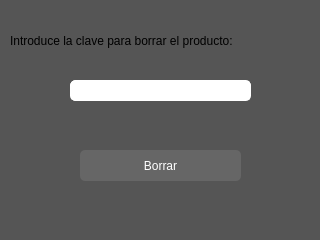
<?xml version="1.0" encoding="UTF-8"?>
<ui version="4.0">
 <class>form_eliminar_producto</class>
 <widget class="QWidget" name="form_eliminar_producto">
  <property name="geometry">
   <rect>
    <x>0</x>
    <y>0</y>
    <width>320</width>
    <height>240</height>
   </rect>
  </property>
  <property name="maximumSize">
   <size>
    <width>320</width>
    <height>240</height>
   </size>
  </property>
  <property name="windowTitle">
   <string>Eliminar Producto</string>
  </property>
  <property name="styleSheet">
   <string notr="true">background-color: #555;</string>
  </property>
  <widget class="QLabel" name="label_manejo_error">
   <property name="geometry">
    <rect>
     <x>20</x>
     <y>120</y>
     <width>281</width>
     <height>21</height>
    </rect>
   </property>
   <property name="styleSheet">
    <string notr="true">font: 75 italic 10pt &quot;Arial&quot;;</string>
   </property>
   <property name="text">
    <string/>
   </property>
  </widget>
  <widget class="QPushButton" name="btn_borrar_producto">
   <property name="geometry">
    <rect>
     <x>80</x>
     <y>150</y>
     <width>161</width>
     <height>31</height>
    </rect>
   </property>
   <property name="cursor">
    <cursorShape>PointingHandCursor</cursorShape>
   </property>
   <property name="styleSheet">
    <string notr="true">QObject{
	color:White;
	background-color: #666;
	border-radius: 5px;
}
QObject:hover{
	background-color: #222;
}</string>
   </property>
   <property name="text">
    <string>Borrar</string>
   </property>
  </widget>
  <widget class="QLineEdit" name="txt_borrar_producto">
   <property name="geometry">
    <rect>
     <x>70</x>
     <y>80</y>
     <width>181</width>
     <height>21</height>
    </rect>
   </property>
   <property name="styleSheet">
    <string notr="true">color: black;
font: 75 10pt &quot;Arial&quot;;
border: 1px solid white;
border-radius: 5px;
background-color: white;</string>
   </property>
  </widget>
  <widget class="QLabel" name="label_borrar">
   <property name="geometry">
    <rect>
     <x>10</x>
     <y>20</y>
     <width>291</width>
     <height>41</height>
    </rect>
   </property>
   <property name="styleSheet">
    <string notr="true">
font: 900 10pt &quot;Aria-black&quot;;</string>
   </property>
   <property name="text">
    <string>Introduce la clave para borrar el producto:</string>
   </property>
  </widget>
 </widget>
 <resources/>
 <connections/>
</ui>
